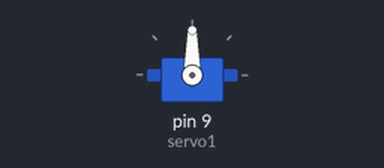
Simulated run of this sketch. Board: Arduino Uno, built with avr-gcc and run on an emulated ATmega328P. Shown: servo.

Above: at 0.05 s.
At 1.5 s:
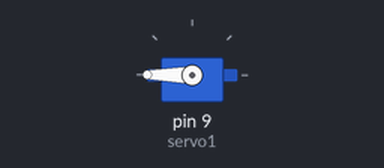
At 3.0 s:
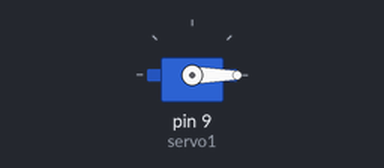
Timing chart, 0 to 6.9 s (numbered marks = the images above):
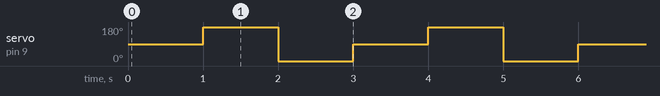

The sketch:

servo.ino
```cpp
#include <Servo.h>  // servo library

Servo servo1;  // servo control object

void setup ()
{
  servo1.attach(9);
}

void loop()
{
int position;

// Change position at full speed:

  servo1.write(90);    // Tell servo to go to 90 degrees
delay(1000);         // Pause to get it time to move
servo1.write(180);   // Tell servo to go to 180 degrees
delay(1000);         // Pause to get it time to move
servo1.write(0);     // Tell servo to go to 0 degrees
delay(1000);         // Pause to get it time to move
}
```

Measured:
- by itself, servo on pin 9 (servo1): repeats every 3.0 s: 0° 1.0 s, 90° 1.0 s, 180° 1.0 s
